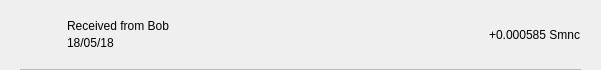
<?xml version="1.0" encoding="UTF-8"?>
<ui version="4.0">
 <class>TxRow</class>
 <widget class="QWidget" name="TxRow">
  <property name="geometry">
   <rect>
    <x>0</x>
    <y>0</y>
    <width>601</width>
    <height>70</height>
   </rect>
  </property>
  <property name="minimumSize">
   <size>
    <width>0</width>
    <height>40</height>
   </size>
  </property>
  <property name="windowTitle">
   <string>Form</string>
  </property>
  <layout class="QVBoxLayout" name="verticalLayout_3">
   <property name="spacing">
    <number>0</number>
   </property>
   <property name="leftMargin">
    <number>0</number>
   </property>
   <property name="topMargin">
    <number>0</number>
   </property>
   <property name="rightMargin">
    <number>0</number>
   </property>
   <property name="bottomMargin">
    <number>0</number>
   </property>
   <item>
    <widget class="QWidget" name="rowContainer" native="true">
     <layout class="QVBoxLayout" name="verticalLayout_2">
      <property name="spacing">
       <number>9</number>
      </property>
      <property name="leftMargin">
       <number>20</number>
      </property>
      <property name="topMargin">
       <number>9</number>
      </property>
      <property name="rightMargin">
       <number>20</number>
      </property>
      <property name="bottomMargin">
       <number>0</number>
      </property>
      <item>
       <widget class="QFrame" name="frame">
        <property name="styleSheet">
         <string notr="true">border:none;</string>
        </property>
        <property name="frameShape">
         <enum>QFrame::StyledPanel</enum>
        </property>
        <property name="frameShadow">
         <enum>QFrame::Raised</enum>
        </property>
        <layout class="QHBoxLayout" name="horizontalLayout" stretch="0,2,0">
         <property name="leftMargin">
          <number>0</number>
         </property>
         <property name="topMargin">
          <number>0</number>
         </property>
         <property name="rightMargin">
          <number>0</number>
         </property>
         <property name="bottomMargin">
          <number>0</number>
         </property>
         <item>
          <widget class="QPushButton" name="icon">
           <property name="focusPolicy">
            <enum>Qt::NoFocus</enum>
           </property>
           <property name="styleSheet">
            <string notr="true">border:none;</string>
           </property>
           <property name="text">
            <string/>
           </property>
           <property name="iconSize">
            <size>
             <width>28</width>
             <height>28</height>
            </size>
           </property>
          </widget>
         </item>
         <item>
          <layout class="QVBoxLayout" name="verticalLayout">
           <property name="spacing">
            <number>3</number>
           </property>
           <property name="leftMargin">
            <number>9</number>
           </property>
           <item>
            <widget class="QLabel" name="lblAddress">
             <property name="styleSheet">
              <string notr="true"/>
             </property>
             <property name="text">
              <string>Received from Bob</string>
             </property>
             <property name="alignment">
              <set>Qt::AlignBottom|Qt::AlignLeading|Qt::AlignLeft</set>
             </property>
            </widget>
           </item>
           <item>
            <widget class="QLabel" name="lblDate">
             <property name="styleSheet">
              <string notr="true"/>
             </property>
             <property name="text">
              <string>18/05/18</string>
             </property>
             <property name="alignment">
              <set>Qt::AlignLeading|Qt::AlignLeft|Qt::AlignTop</set>
             </property>
            </widget>
           </item>
          </layout>
         </item>
         <item>
          <widget class="QLabel" name="lblAmount">
           <property name="styleSheet">
            <string notr="true"/>
           </property>
           <property name="text">
            <string>+0.000585 Smnc</string>
           </property>
          </widget>
         </item>
        </layout>
       </widget>
      </item>
      <item>
       <widget class="QLabel" name="lblDivisory">
        <property name="minimumSize">
         <size>
          <width>0</width>
          <height>1</height>
         </size>
        </property>
        <property name="maximumSize">
         <size>
          <width>16777215</width>
          <height>1</height>
         </size>
        </property>
        <property name="styleSheet">
         <string notr="true">background-color:#bababa;</string>
        </property>
        <property name="text">
         <string/>
        </property>
        <property name="alignment">
         <set>Qt::AlignBottom|Qt::AlignLeading|Qt::AlignLeft</set>
        </property>
       </widget>
      </item>
     </layout>
    </widget>
   </item>
  </layout>
 </widget>
 <resources/>
 <connections/>
</ui>
